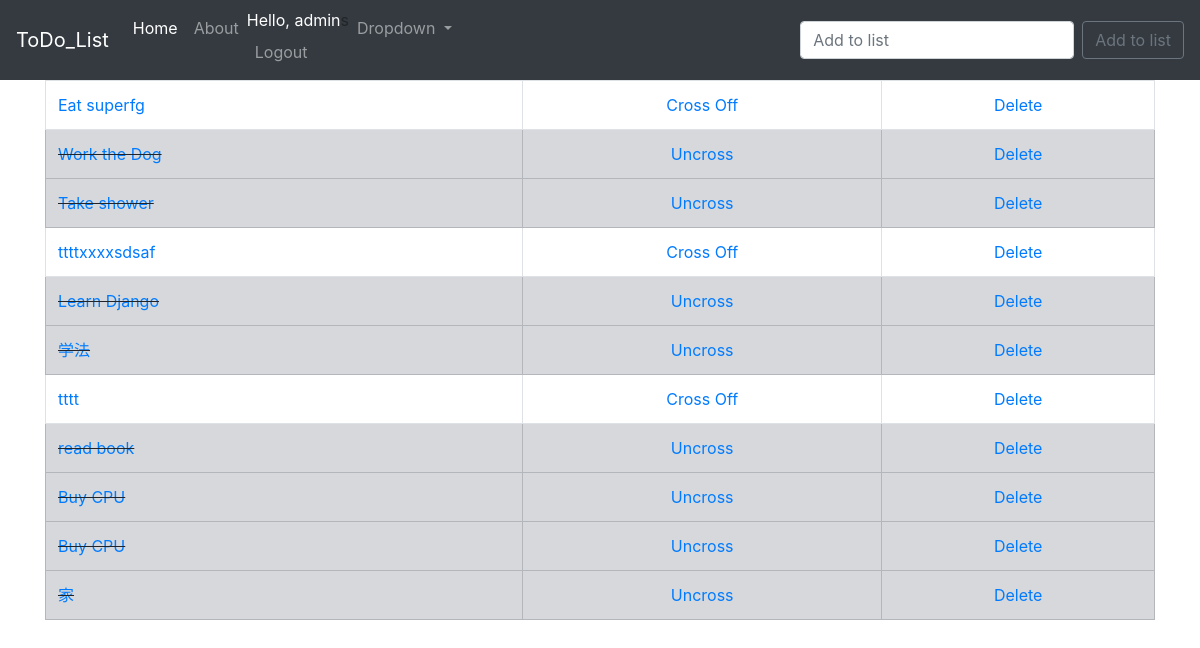
The app's page / (signed in) with its own data.
### todo_list/models.py (models this page shows, shortened)
class List(models.Model):
  item = models.CharField(max_length=200)
  completed = models.BooleanField(default = False)

### todo_list/views.py (the view)
# urls.py: 2. Add a URL to urlpatterns:  path('', views.home, name='home')
def home(request):
  if request.method == 'POST':
    form = ListForm(request.POST or None)
    if form.is_valid():
      form.save()
      all_items = List.objects.all
      messages.success(request, ('Item Has Been Added To List!'))
      return render(request,'home.html', {'all_items':all_items})
  else:
    all_items = List.objects.all
    return render(request, 'home.html', {'all_items':all_items})

### todo_list/templates/home.html (shortened to what this page needs)
{% extends 'base.html' %}
{% block content %}
  {% if all_items %}
    <table class="table table-bordered">
      {%for things in all_items %}
        {%if things.completed %}
          <tr class="table-secondary">
            <td class="striker"> <a href="{%url 'edit' things.id %}"> {{things.item}}</a></td>
            <td><center><a href="{% url 'uncross' things.id %}">Uncross</a></center></td>
            <td><center><a href="{%url 'delete' things.id %}">Delete</a></center></td>
          </tr>
        {% else %}
          <tr>
            <td> <a href="{% url 'edit' things.id %}"> {{things.item}}</a></td>
            <td><center> <a href="{% url 'cross_off' things.id %}">Cross Off</a></center></td>
            <td><center><a href="{%url 'delete' things.id %}">Delete</a></center></td>
          </tr>
        {% endif %}
      {% endfor %}
    </table>
  {% endif %}
{% endblock %}

### todo_list/templates/base.html (shortened to what this page needs)
{% load static %}
<!doctype html>
<html lang="en">
  <head>
    <link rel="stylesheet" href="https://cdn.jsdelivr.net/npm/bootstrap@4.5.3/dist/css/bootstrap.min.css">
    <link rel="stylesheet" href="{% static 'css/my_style.css' %}">
  </head>
  <body>
    <nav class="navbar navbar-expand-lg navbar-dark bg-dark">
      <a class="navbar-brand" href="{%url 'home'%}">ToDo_List</a>
      <div class="collapse navbar-collapse" id="navbarSupportedContent">
        <ul class="navbar-nav mr-auto">
          <li class="nav-item active">
            <a class="nav-link" href="#">Home <span class="sr-only">(current)</span></a>
          </li>
          <li class="nav-item">
            <a class="nav-link" href="{% url 'about' %}">About</a>
          </li>
          <li class="nav-item">
              {%if request.user.username != '' %}
              <span style="color: white;">Hello, {{request.user.username}}</span>s
              {% endif %}
            <a class="nav-link" href="{% url 'logout' %}">Logout</a>
          </li>
          <li class="nav-item dropdown">
            <a class="nav-link dropdown-toggle" href="#" id="navbarDropdown" role="button" data-toggle="dropdown" aria-haspopup="true" aria-expanded="false">
              Dropdown
            </a>
          </li>
        </ul>
        <form class="form-inline my-2 my-lg-0" method="POST">
          <input class="form-control mr-sm-2" type="search" placeholder="Add to list" aria-label="Search" name="item">
          <button class="btn btn-outline-secondary my-2 my-sm-0" type="submit">Add to list</button>
        </form>
      </div>
    </nav>
    <div class="container">
    {% block content %}
    {% endblock %}
    </div>
  </body>
</html>

### static/css/my_style.css (style rules this page uses)
.striker { text-decoration: line-through; }

### records on screen
List: item "Eat superfg"
List: item "Work the Dog"
List: item "Take shower"
List: item "ttttxxxxsdsaf"
List: item "Learn Django"
List: item "学法"
List: item "tttt"
List: item "read book"
List: item "Buy CPU"
List: item "Buy CPU"
List: item "家"

### other values on screen
{{ request.user.username }} "admin"
